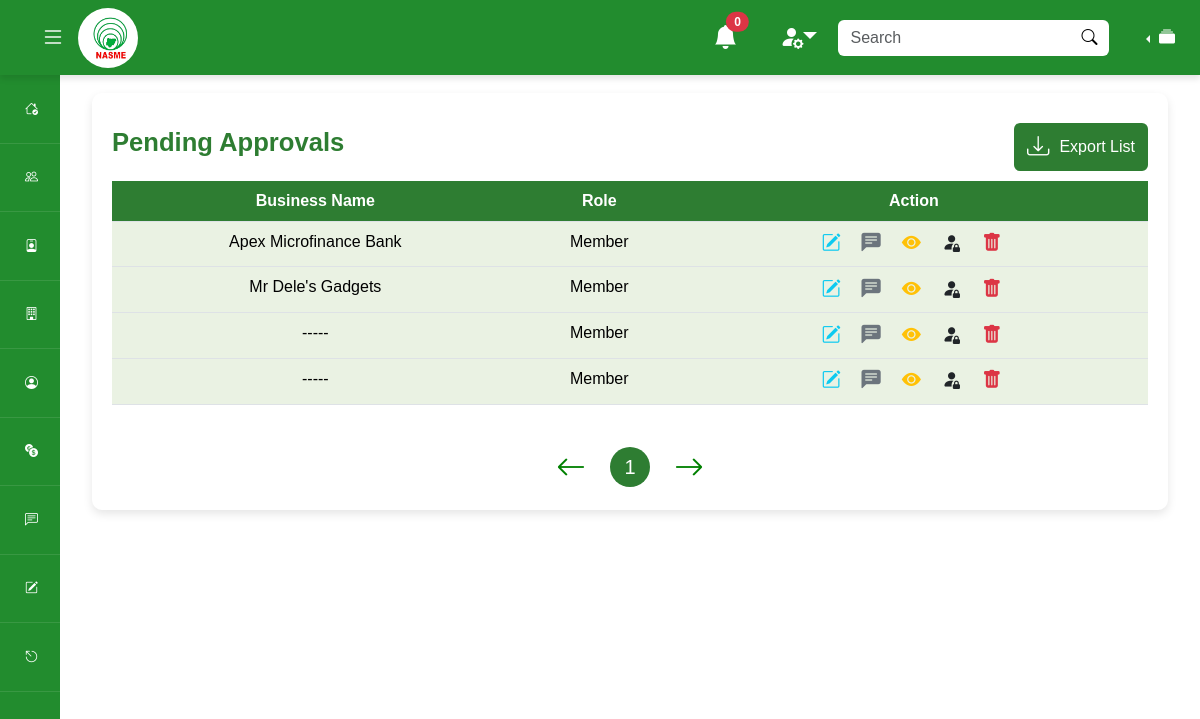
Before: /testadmin/pending-approvals/ (signed in) with the older database file.
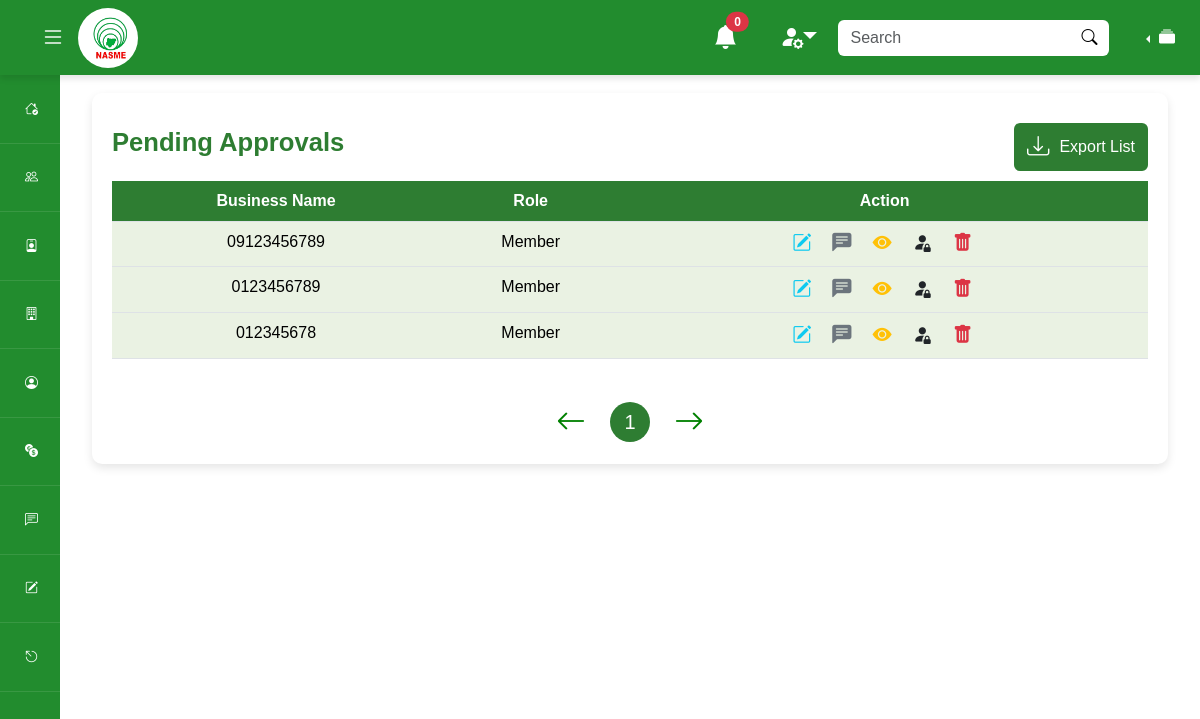
After: the same page with the newer database file.
### mainapp/models.py (models this page shows, shortened)
class User(AbstractUser):
    profile_pic = models.ImageField(upload_to='profile_pics/', blank=True, null=True)
    phone_num = models.CharField(null=True, max_length=20, validators=[validators.MinLengthValidator(10)])
    dob = models.DateField(auto_now=False, auto_now_add=False, null=True)
    has_filled_profile = models.BooleanField(default=False)
    last_updated = models.DateTimeField(auto_now=True)
    created_at = models.DateTimeField(auto_now_add=True)
    random_id = models.CharField(max_length=24, null=True)
    suspend_message = models.CharField(max_length=500, null=True)
    is_suspended = models.BooleanField(default=False)

class Business(models.Model):
    owner = models.OneToOneField(User, on_delete=models.CASCADE,)
    unit = models.OneToOneField(Unit, on_delete=models.CASCADE, null=True, blank=True)
    name = models.CharField(max_length=200)
    address  = models.CharField(max_length=100)
    about = models.TextField()
    services = models.CharField(max_length=500, help_text='Add services seperated by comma "," ')
    phone_num = models.CharField(max_length=20, null=True)
    email = models.EmailField(max_length=254, null=True)
    class Meta:
        verbose_name = ('Business')
        verbose_name_plural = ('Businesses')

### adminapp/views.py (the view)
# urls.py: path('pending-approvals/', views.pending_approvals, name='pending-approvals'),
def pending_approvals(request):
    if request.user.is_authenticated == False and request.user.is_staff == False:
        return redirect('admin-login')
    users = User.objects.filter(is_active = False)
    users = users.filter(is_suspended = False)
    businesses = Business.objects.all()
    context = {
        'users' : users,
        'businesses' : businesses,
    }
    return render(request, 'adminapp/pending-approvals.html', context)

### adminapp/context_processor.py (called while the page is built)
def global_resources(request):
    all_units = Unit.objects.all()
    context = {
        'units': all_units
    }
    return context

### templates/adminapp/pending-approvals.html (shortened to what this page needs)
{% extends 'partials/base.html' %} {% load static %} {% block styles %}
<link rel="stylesheet" href="{% static 'css/styles.css' %}" />
{% endblock styles %} {% block content %}
<div class="container my-5">
  <div class="row justify-content-center align-items-center">
    <div class="col-lg-12">
      <div class="table-container">
        <div class="table-actions">
          <h2>Pending Approvals</h2>
          <div class="d-flex justify-content-center align-items-center gap-3">
            <button class="btn btn-custom">
              <i class="bi bi-download icon icon-btn"></i>
              <span>Export List</span>
            </button>
          </div>
        </div>
        <div class="table-responsive-xxl">
          <table class="table table-hover">
            <thead>
              <tr>
                <th class="text-center">Business Name</th>
                <th class="text-center">Role</th>
                <th class="text-center">Action</th>
              </tr>
            </thead>
            <tbody>
              {% for user in users %}
              <tr>
                <td class="text-center">
                  {% if not user.is_staff %}
                      {% if user.business %}
                          {{user.business.name}}
                      {% else %}
                          {{user.username}}
                      {% endif %}
                  {% else %}
                      {{user.username}}
                  {% endif %}</td>
                <td class="text-center">{% if user.is_staff == False %}Member{% else %}Admin{% endif %}</td>
                <td class="action-icons">
                  <div class="action-icons-container d-flex justify-content-center align-items-center">
                    <a href="#" class="text-info"
                      ><i class="bi bi-pencil-square"></i
                    ></a>
                    <a href="#" class="text-secondary"
                      ><i class="bi bi-chat-left-text-fill"></i
                    ></a>
                    <a href="#" class="text-warning"
                      ><i class="bi bi-eye-fill"></i
                    ></a>
                    <a href="#" class="text-dark"
                      ><i class="bi bi-person-fill-lock"></i
                    ></a>
                    <a href="#" class="text-danger"
                      ><i class="bi bi-trash-fill"></i
                    ></a>
                  </div>
                </td>
              </tr>
              {% endfor %}
            </tbody>
          </table>
        </div>
        <div
          class="d-flex justify-content-center gap-4 align-items-center mt-4"
        >
          <i class="bi bi-arrow-left pagination-arrow"></i>
          <div>
            <button class="btn-pagination">1</button>
          </div>
          <i class="bi bi-arrow-right pagination-arrow"></i>
        </div>
      </div>
    </div>
  </div>
</div>
{% endblock content %}

### templates/partials/base.html (shortened to what this page needs)
<!DOCTYPE html>
<html lang="en">
  <head>
    <link
      href="https://cdn.jsdelivr.net/npm/bootstrap@5.3.2/dist/css/bootstrap.min.css"
      rel="stylesheet"
    />
    <link
      rel="stylesheet"
      href="https://cdn.jsdelivr.net/npm/bootstrap-icons@1.11.2/font/bootstrap-icons.min.css"
    />
    <link rel="stylesheet" href="/static/css/test/dashboard.css" />
    <link rel="stylesheet" href="/static/css/styles.css" />
    {% block styles %}{% endblock styles %}
  </head>
  <body>
    <nav
      class="navbar fixed-top"
      style="flex-wrap: nowrap; background-color: #228c2e; height: 75px"
    >
      <div class="container-fluid d-flex">
        <div class="d-flex align-items-center">
          <button class="btn ms-3" type="button" id="togglerLg" title="Toggler">
            <i class="fs-4 bi bi-list text-light"></i>
          </button>
          <a
            style="width: 60px; height: 60px"
            class="rounded-pill bg-white p-2"
            id="navBrand"
            href="/"
          >
            <img
              src="/static/web_images/nasme-removebg-preview.png"
              alt="Logo"
              class="w-100 h-100"
            />
          </a>
        </div>
        <div class="d-flex align-items-center">
          <a
            href="/messages"
            class="btn position-relative rounded-0 rounded-end mx-0"
            title="Notifications"
          >
            <i class="fs-4 bi bi-bell-fill text-light"></i>
            <span
              class="position-absolute top-0 start-75 translate-middle badge rounded-pill bg-danger mt-2"
              >0</span
            >
          </a>
          <button class="btn ms-3 dropdown nav-item" title="Profile">
            <i
              class="fs-4 bi bi-person-fill-gear text-light dropdown-toggle"
              data-bs-toggle="dropdown"
            ></i>
          </button>
          <form
            class="d-flex rounded mx-lg-2 mx-1 navSearch"
            method="POST"
            action="/admin/search"
          >
            <input
              class="form-control rounded-0 rounded-start border-0 w-100"
              id="search"
              style="box-shadow: none"
              type="text"
              placeholder="Search"
              aria-label="Search"
              name="search_query"
            />
            <button
              class="rounded-0 rounded-end btn border-0"
              id="btn-search"
              type="submit"
              style="background: #fff"
            >
              <i class="bi bi-search" style="color: black !important"></i>
            </button>
          </form>
          <div
            class="btn-group dropstart ms-md-3 mx-0 dropdown nav-item"
            title="Sort by Clusters/Units"
          >
            <button
              type="button"
              class="btn dropdown-toggle text-light"
              data-bs-toggle="dropdown"
              aria-expanded="false"
            >
              <i class="bi bi-collection-fill"></i>
            </button>
          </div>
        </div>
      </div>
    </nav>
    <div class="dashboard-container">
      <div class="sidebar" id="sidebar">
        <ul class="px-0 mb-0">
          <li
            class="log"
            data-bs-toggle="tooltip"
            data-bs-placement="right"
            title="Dashboard"
          >
            <a href="/" class="d-flex align-items-center">
                <i class="bi bi-house-check"></i>
            </a>
          </li>
          <li
            class="log"
            data-bs-toggle="tooltip"
            data-bs-placement="right"
            title="Members"
          >
            <a
              data-bs-target="#memberSubmenu"
              role="button"
              class="d-flex justify-content-between align-items-center"
              data-bs-toggle="collapse"
              aria-expanded="false"
            >
              <div class="d-flex align-items-center">
                <i class="bi bi-people"></i>
              </div>
            </a>
          </li>
          <li
            class="log"
            data-bs-toggle="tooltip"
            data-bs-placement="right"
            title="Admins"
          >
            <a
              href="#adminSubmenu"
              role="button"
              class="d-flex justify-content-between align-items-center"
              data-bs-toggle="collapse"
              aria-expanded="false"
            >
              <div class="d-flex align-items-center">
                <i class="bi bi-person-badge"></i>
              </div>
            </a>
          </li>
          <li
            class="log"
            data-bs-toggle="tooltip"
            data-bs-placement="right"
            title="Units"
          >
            <a
              href="#unitSubmenu"
              class="d-flex justify-content-between align-items-center"
              data-bs-toggle="collapse"
              aria-expanded="false"
            >
              <div class="d-flex align-items-center">
                <i class="bi bi-building"></i>
              </div>
            </a>
          </li>
          <li
            class="log"
            data-bs-toggle="tooltip"
            data-bs-placement="right"
            title="Profile"
          >
            <a
              href="#profileSubmenu"
              class="d-flex justify-content-between align-items-center"
              data-bs-toggle="collapse"
              aria-expanded="false"
            >
              <div class="d-flex align-items-center">
                <i class="bi bi-person-circle"></i>
              </div>
            </a>
          </li>
          <li
            class="log"
            data-bs-toggle="tooltip"
            data-bs-placement="right"
            title="Finance"
          >
            <a
              href="#financeSubmenu"
              class="d-flex justify-content-between align-items-center"
              data-bs-toggle="collapse"
              aria-expanded="false"
            >
              <div class="d-flex align-items-center">
                <i class="bi bi-currency-exchange"></i>
              </div>
            </a>
          </li>
          <li
            class="log"
            data-bs-toggle="tooltip"
            data-bs-placement="right"
            title="Send Messages"
          >
            <a
              href="{% url 'unit-message' %}"
              class="d-flex align-items-center"
            >
              <i class="bi bi-chat-left-text"></i>
            </a>
          </li>
          <li
            class="log"
            data-bs-toggle="tooltip"
            data-bs-placement="right"
            title="My Profile"
          >
            <a
              href="{% url 'admin-profile' %}"
              class="d-flex align-items-center"
            >
              <i class="bi bi-pencil-square"></i>
            </a>
          </li>
          <li class="log">
            <a
              href="#logoutModal"
              data-bs-toggle="modal"
              class="d-flex align-items-center"
            >
              <i class="bi bi-escape"></i>
            </a>
          </li>
        </ul>
      </div>
      <div class="main-content" id="main-content">
         {% block content %}{% endblock content %}
      </div>
    </div>
  </body>
</html>

### staticfiles/css/test/dashboard.css (style rules this page uses)
.dashboard-container { display: grid !important; grid-template-columns: 100% 1fr !important; transition: all 0.3s ease !important; }
.navbar { background-color: #228c2e !important; box-shadow: 0 4px 6px rgba(0, 0, 0, 0.1) !important; }
.navbar .btn i { color: white !important; }
.main-content { margin-left: 60px !important; padding: 20px !important; padding-top: 45px !important; transition: all 0.3s ease !important; }
.sidebar { background-color: #228c2e !important; height: 100vh !important; position: fixed !important; top: 0 !important; left: 0 !important; width: 60px; padding-top: 75px !important; transition: all 0.2s ease !important; }
.sidebar ul { list-style: none !important; padding: 0 !important; margin: 0 !important; }
.sidebar ul li { padding: 14px 15px !important; font-size: 13px !important; border-bottom: 1px solid rgba(255, 255, 255, 0.1) !important; }
.sidebar ul li a { text-decoration: none; color: white; padding: 10px; border-radius: 10px; display: flex !important; align-items: center !important; background-color: transparent !important; transition: background-color 0.2s ease-in-out !important; }
.sidebar { overflow-y: auto !important; }

### staticfiles/css/styles.css (style rules this page uses)
:root { --main-theme: #2e7d32 !important; }
body { font-family: Arial, sans-serif !important; }
.btn-custom { background-color: var(--main-theme) !important; color: white !important; display: flex !important; justify-content: center !important; align-items: center !important; }
.icon-container, .icon { font-size: 2.5rem !important; color: var(--main-theme) !important; }
.icon-btn { font-size: 1.4rem !important; color: white !important; margin-right: 10px !important; }
h1, h2, h4, h5 { color: var(--main-theme) !important; font-weight: bold !important; }
h2 { font-size: 1.6rem !important; }
.table-container { background-color: #fff !important; padding: 20px !important; border-radius: 10px !important; box-shadow: 0 4px 10px rgba(0, 0, 0, 0.1) !important; width: 100%; }
.table { border-radius: 5px !important !important; overflow: hidden !important; }
.table thead th { background-color: var(--main-theme) !important; color: white !important; font-weight: bold !important; }
.table tbody td { background-color: #eaf2e3 !important; text-align: center !important; }
.action-icons i { font-size: 1.2rem !important; padding: 8px !important; margin-right: 5px !important; }
.action-icons-container { display: flex !important; justify-content: center !important; align-items: center !important; }
.btn-pagination { background-color: var(--main-theme) !important; color: white !important; border-radius: 50% !important; border: none !important; width: 40px !important; height: 40px !important; font-size: 20px !important; }
.pagination-arrow { color: green !important; font-size: 30px !important; cursor: pointer !important; }

### templates/adminapp/pending-approvals.html (style rules this page uses)
.table-actions { display: flex; justify-content: space-between; align-items: center; margin: 10px 0; }
.table tbody td { background-color: #eaf2e3; }
.action-icons i { font-size: 1.2rem; padding: 8px; margin-right: 5px; }
.pagination-arrow { color: green; font-size: 30px; cursor: pointer; }

Changed rows visible on the page:
removed User: business.name "-----", is_staff "Member"
removed User: business.name "-----", is_staff "Member"
changed through a linked row, User (number 1 of 3 on the later page): username (not shown) → "09123456789"; business.name "Apex Microfinance Bank" → (not shown)
shown differently, row unchanged: User (number 2 of 3 on the later page): username (not shown) → "0123456789"; business.name "Mr Dele's Gadgets" → (not shown)
added User: username "012345678", is_staff "Member"
